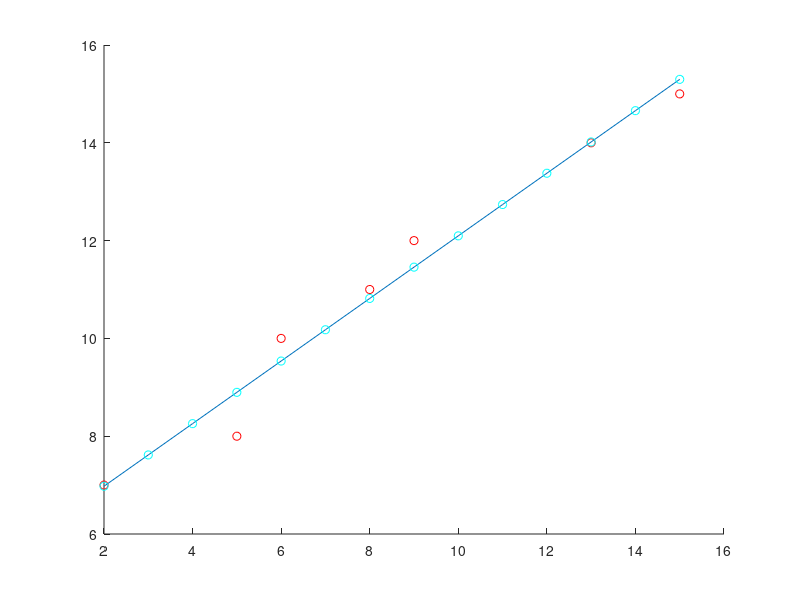

MATLAB code to generate this figure:
% Michael Shemesh
% Homework 6
% Problem 3
% 04/04/15
x = [2 5 6 8 9 13 15];
y = [7 8 10 11 12 14 15];
xp = 2:15;
hold on
plot(x,y, 'ro') % plot the given data
p=polyfit(x, y, 1); %get the best polynomial,
% with n=1 so it will be in y=mx+b form.
m=p(1);
b=p(2);
yp=m*xp+b;
plot(xp, yp) % plot usibg mx+ b 
yp=polyval(p, xp);
plot(xp, yp, 'co') % plot using polyval, should be same at first plot.
